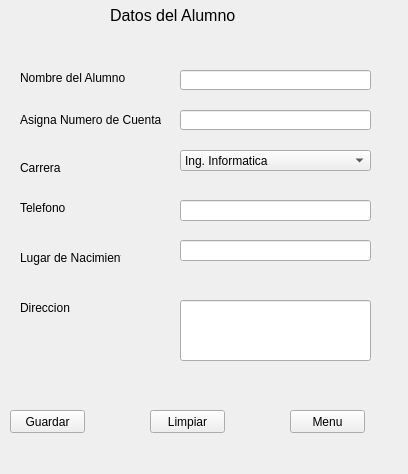
<?xml version="1.0" encoding="UTF-8"?>
<ui version="4.0">
 <class>Alumno</class>
 <widget class="QWidget" name="Alumno">
  <property name="geometry">
   <rect>
    <x>0</x>
    <y>0</y>
    <width>408</width>
    <height>474</height>
   </rect>
  </property>
  <property name="windowTitle">
   <string>Form</string>
  </property>
  <widget class="QLabel" name="label_2">
   <property name="geometry">
    <rect>
     <x>20</x>
     <y>70</y>
     <width>111</width>
     <height>16</height>
    </rect>
   </property>
   <property name="text">
    <string>Nombre del Alumno</string>
   </property>
  </widget>
  <widget class="QLineEdit" name="lineEdit_7">
   <property name="geometry">
    <rect>
     <x>180</x>
     <y>300</y>
     <width>191</width>
     <height>61</height>
    </rect>
   </property>
  </widget>
  <widget class="QLineEdit" name="lineEdit_2">
   <property name="geometry">
    <rect>
     <x>180</x>
     <y>110</y>
     <width>191</width>
     <height>20</height>
    </rect>
   </property>
  </widget>
  <widget class="QLineEdit" name="lineEdit">
   <property name="geometry">
    <rect>
     <x>180</x>
     <y>70</y>
     <width>191</width>
     <height>20</height>
    </rect>
   </property>
  </widget>
  <widget class="QLabel" name="label_4">
   <property name="geometry">
    <rect>
     <x>20</x>
     <y>160</y>
     <width>61</width>
     <height>16</height>
    </rect>
   </property>
   <property name="text">
    <string>Carrera</string>
   </property>
  </widget>
  <widget class="QPushButton" name="pushButton_3">
   <property name="geometry">
    <rect>
     <x>150</x>
     <y>410</y>
     <width>75</width>
     <height>23</height>
    </rect>
   </property>
   <property name="text">
    <string>Limpiar</string>
   </property>
  </widget>
  <widget class="QLabel" name="label_6">
   <property name="geometry">
    <rect>
     <x>20</x>
     <y>200</y>
     <width>81</width>
     <height>16</height>
    </rect>
   </property>
   <property name="text">
    <string>Telefono</string>
   </property>
  </widget>
  <widget class="QLabel" name="label_7">
   <property name="geometry">
    <rect>
     <x>20</x>
     <y>250</y>
     <width>101</width>
     <height>16</height>
    </rect>
   </property>
   <property name="text">
    <string>Lugar de Nacimiento</string>
   </property>
  </widget>
  <widget class="QLabel" name="label">
   <property name="geometry">
    <rect>
     <x>110</x>
     <y>0</y>
     <width>141</width>
     <height>31</height>
    </rect>
   </property>
   <property name="font">
    <font>
     <pointsize>12</pointsize>
    </font>
   </property>
   <property name="text">
    <string>Datos del Alumno</string>
   </property>
  </widget>
  <widget class="QLabel" name="label_8">
   <property name="geometry">
    <rect>
     <x>20</x>
     <y>300</y>
     <width>81</width>
     <height>16</height>
    </rect>
   </property>
   <property name="text">
    <string>Direccion</string>
   </property>
  </widget>
  <widget class="QLineEdit" name="lineEdit_6">
   <property name="geometry">
    <rect>
     <x>180</x>
     <y>240</y>
     <width>191</width>
     <height>21</height>
    </rect>
   </property>
  </widget>
  <widget class="QLabel" name="label_3">
   <property name="geometry">
    <rect>
     <x>20</x>
     <y>110</y>
     <width>141</width>
     <height>20</height>
    </rect>
   </property>
   <property name="text">
    <string>Asigna Numero de Cuenta</string>
   </property>
  </widget>
  <widget class="QLineEdit" name="lineEdit_5">
   <property name="geometry">
    <rect>
     <x>180</x>
     <y>200</y>
     <width>191</width>
     <height>21</height>
    </rect>
   </property>
  </widget>
  <widget class="QPushButton" name="pushButton">
   <property name="geometry">
    <rect>
     <x>10</x>
     <y>410</y>
     <width>75</width>
     <height>23</height>
    </rect>
   </property>
   <property name="text">
    <string>Guardar</string>
   </property>
  </widget>
  <widget class="QPushButton" name="pushButton_2">
   <property name="geometry">
    <rect>
     <x>290</x>
     <y>410</y>
     <width>75</width>
     <height>23</height>
    </rect>
   </property>
   <property name="text">
    <string>Menu</string>
   </property>
  </widget>
  <widget class="QComboBox" name="cbxcarrera">
   <property name="geometry">
    <rect>
     <x>180</x>
     <y>150</y>
     <width>191</width>
     <height>21</height>
    </rect>
   </property>
   <item>
    <property name="text">
     <string>Ing. Informatica</string>
    </property>
   </item>
   <item>
    <property name="text">
     <string>Ing. Logistica</string>
    </property>
   </item>
   <item>
    <property name="text">
     <string>Lic. Administracion</string>
    </property>
   </item>
   <item>
    <property name="text">
     <string>Lic. Recurso H.</string>
    </property>
   </item>
  </widget>
 </widget>
 <resources/>
 <connections/>
</ui>
